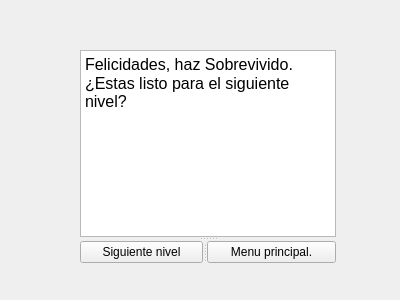
<?xml version="1.0" encoding="UTF-8"?>
<ui version="4.0">
 <class>PasarNivel</class>
 <widget class="QWidget" name="PasarNivel">
  <property name="geometry">
   <rect>
    <x>0</x>
    <y>0</y>
    <width>400</width>
    <height>300</height>
   </rect>
  </property>
  <property name="windowTitle">
   <string>Form</string>
  </property>
  <widget class="QSplitter" name="splitter_2">
   <property name="geometry">
    <rect>
     <x>80</x>
     <y>50</y>
     <width>256</width>
     <height>213</height>
    </rect>
   </property>
   <property name="orientation">
    <enum>Qt::Vertical</enum>
   </property>
   <widget class="QTextBrowser" name="textBrowser">
    <property name="html">
     <string>&lt;!DOCTYPE HTML PUBLIC &quot;-//W3C//DTD HTML 4.0//EN&quot; &quot;http://www.w3.org/TR/REC-html40/strict.dtd&quot;&gt;
&lt;html&gt;&lt;head&gt;&lt;meta name=&quot;qrichtext&quot; content=&quot;1&quot; /&gt;&lt;style type=&quot;text/css&quot;&gt;
p, li { white-space: pre-wrap; }
&lt;/style&gt;&lt;/head&gt;&lt;body style=&quot; font-family:'MS Shell Dlg 2'; font-size:8.25pt; font-weight:400; font-style:normal;&quot;&gt;
&lt;p style=&quot; margin-top:0px; margin-bottom:0px; margin-left:0px; margin-right:0px; -qt-block-indent:0; text-indent:0px;&quot;&gt;&lt;span style=&quot; font-size:12pt;&quot;&gt;Felicidades, haz Sobrevivido. &lt;/span&gt;&lt;/p&gt;
&lt;p style=&quot; margin-top:0px; margin-bottom:0px; margin-left:0px; margin-right:0px; -qt-block-indent:0; text-indent:0px;&quot;&gt;&lt;span style=&quot; font-size:12pt;&quot;&gt;¿Estas listo para el siguiente nivel?&lt;/span&gt;&lt;/p&gt;&lt;/body&gt;&lt;/html&gt;</string>
    </property>
   </widget>
   <widget class="QSplitter" name="splitter">
    <property name="orientation">
     <enum>Qt::Horizontal</enum>
    </property>
    <widget class="QPushButton" name="siguiente">
     <property name="text">
      <string>Siguiente nivel</string>
     </property>
    </widget>
    <widget class="QPushButton" name="pushButton_2">
     <property name="text">
      <string>Menu principal.</string>
     </property>
    </widget>
   </widget>
  </widget>
 </widget>
 <resources/>
 <connections/>
</ui>
